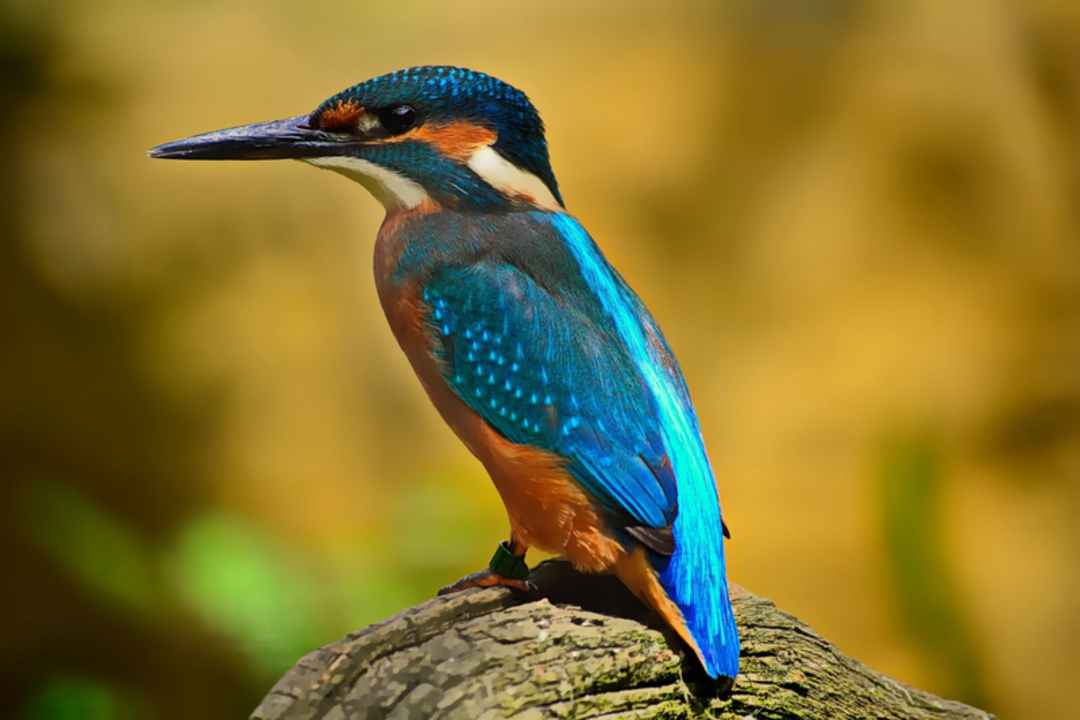
#> input picture OpenCV_Codes/image.png, 1080 x 720 px, given in place of the camera
$ python EX3_Edges.py
#> lines starting #> are read from the running program, lines starting #| are printed output that depends on the picture; after the words box and inside, x2 and y2 are one past the last pixel; in counts of white or black regions, pixels touching at a corner belong together
import cv2

cap = cv2.VideoCapture(0)

while True:
    ret, frame = cap.read()
#> frame is the input picture: shape (720, 1080, 3); mean B, G, R 46.7, 115.8, 132.8

    # Convert to grayscale (Canny works on single channel)
    gray = cv2.cvtColor(frame, cv2.COLOR_BGR2GRAY)
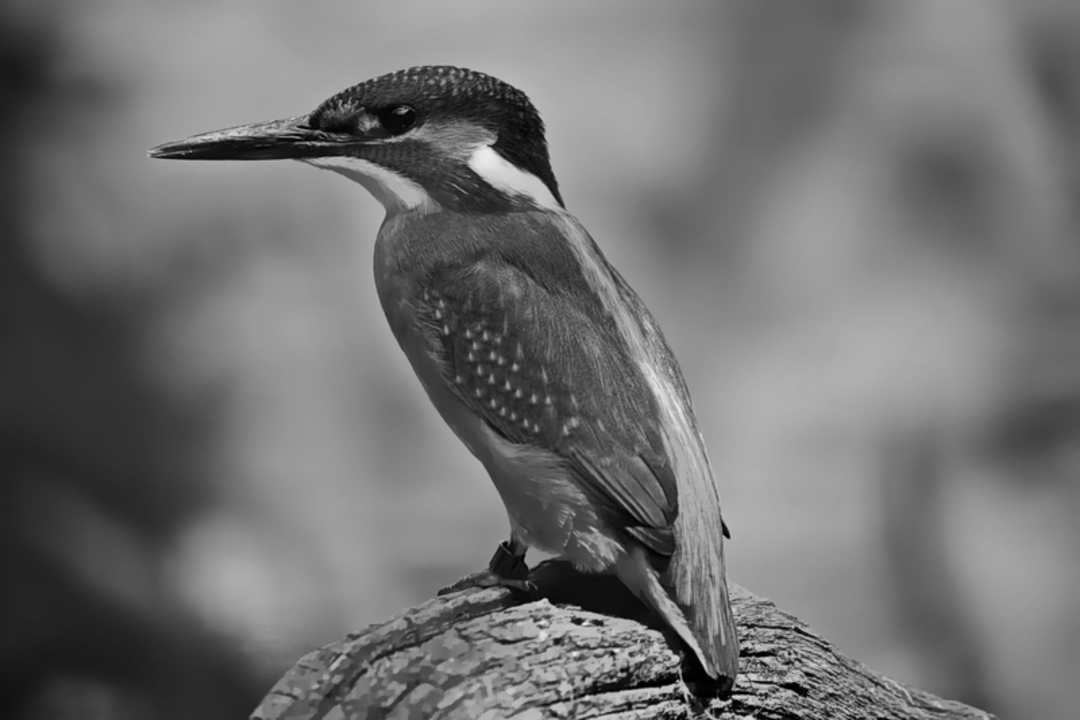
#> gray: shape (720, 1080); min 0, max 238, mean 113

    # Optional: Blur to reduce noise (improves edge quality)
    blur = cv2.GaussianBlur(gray, (5, 5), 0)

    # ----------- Different Threshold Variants ------

    # 1. Very sensitive (detects almost everything, including noise)
    edges_low = cv2.Canny(blur, 30, 80)
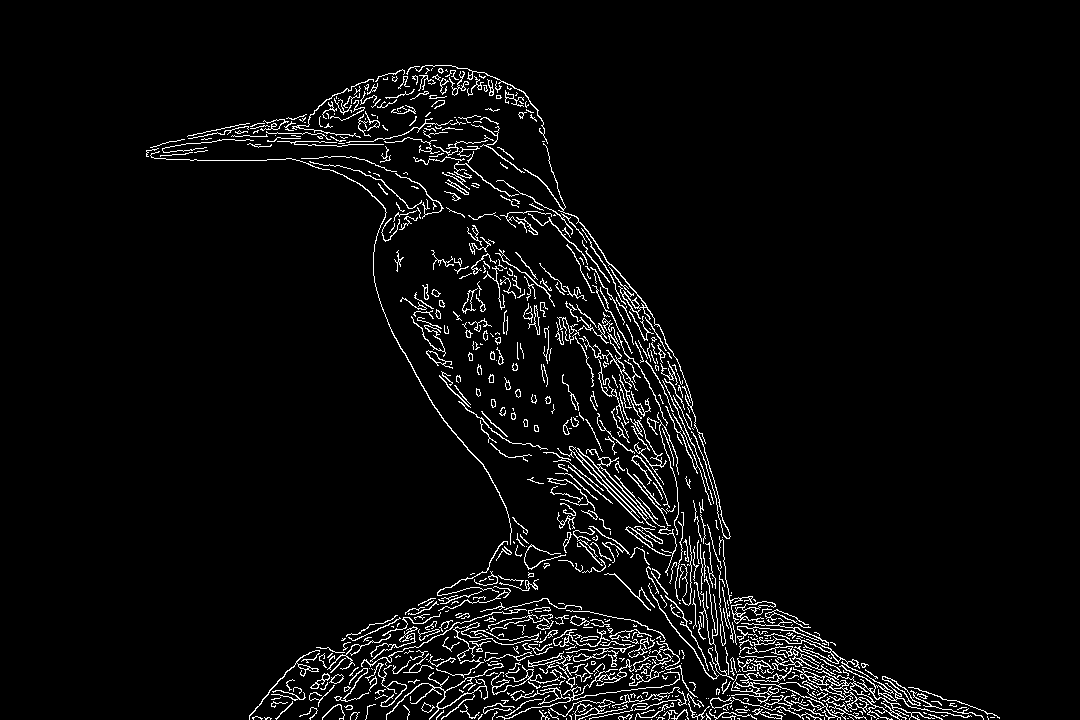
#> edges_low: shape (720, 1080); 4.4% white in thin lines or dots, all inside (x1, y1, x2, y2) = (146, 65, 1000, 720)

    # 2. Very strict (only strong edges)
    edges_high = cv2.Canny(blur, 200, 400)
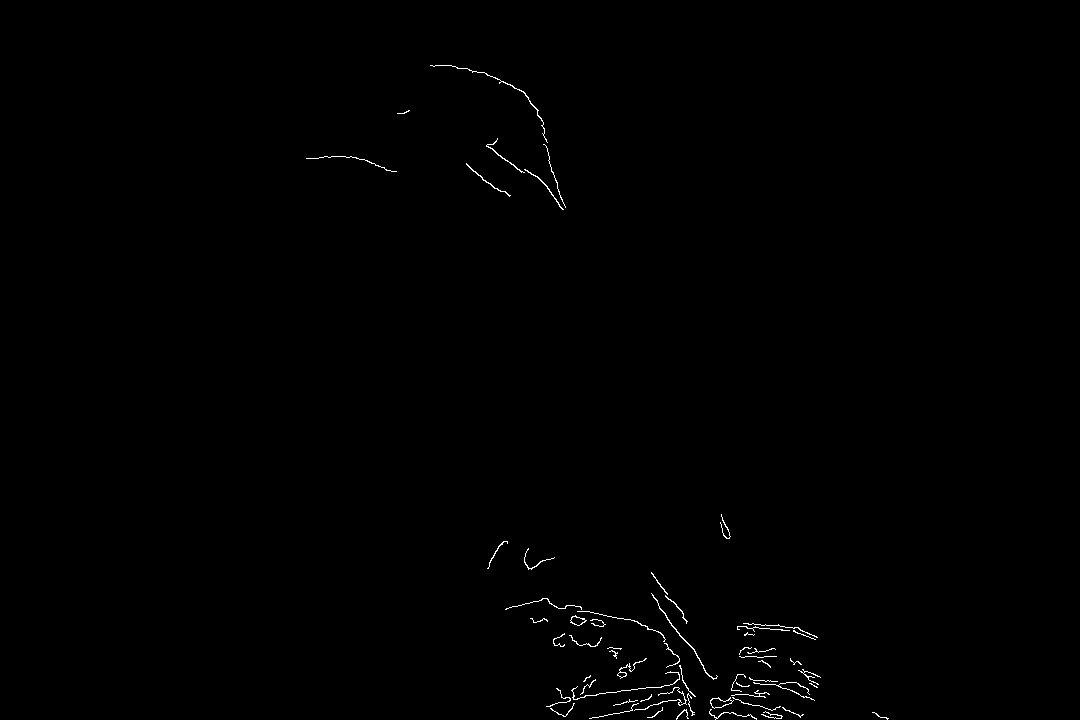
#> edges_high: shape (720, 1080); 0.41% white in thin lines or dots, all inside (x1, y1, x2, y2) = (306, 65, 889, 720)

    # ----------- Display all outputs -----------

    cv2.imshow("Original", frame)
    cv2.imshow("Low Threshold (Noisy)", edges_low)
    cv2.imshow("Very High (Minimal)", edges_high)

    # Press 'q' to exit
    if cv2.waitKey(1) == ord('q'):
#> (key q is pressed here)
        break

cap.release()
cv2.destroyAllWindows()
